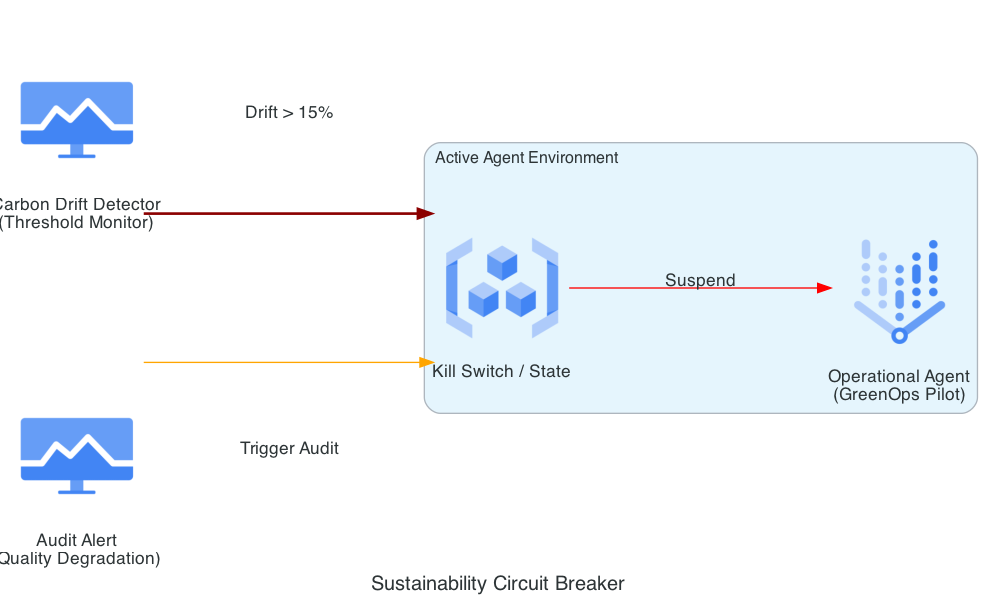

This figure's Python source:
from diagrams import Diagram, Cluster, Edge
from diagrams.gcp.operations import Monitoring
from diagrams.gcp.ml import VertexAI
from diagrams.gcp.devtools import GCR

graph_attr = {
    "pad": "0.1",
    "nodesep": "1.2",
    "ranksep": "2.0",
    "bgcolor": "transparent"
}

with Diagram("Sustainability Circuit Breaker", show=False, filename="circuit_breaker", direction="LR", graph_attr=graph_attr):
    
    detector = Monitoring("Carbon Drift Detector\n(Threshold Monitor)")
    
    with Cluster("Active Agent Environment"):
        agent = VertexAI("Operational Agent\n(GreenOps Pilot)")
        status = GCR("Kill Switch / State")

    alert = Monitoring("Audit Alert\n(Quality Degradation)")

    # Logical Flow
    detector >> Edge(label="Drift > 15%", color="darkred", style="bold") >> status
    status >> Edge(label="Suspend", color="red") >> agent
    alert >> Edge(label="Trigger Audit", color="orange") >> status
